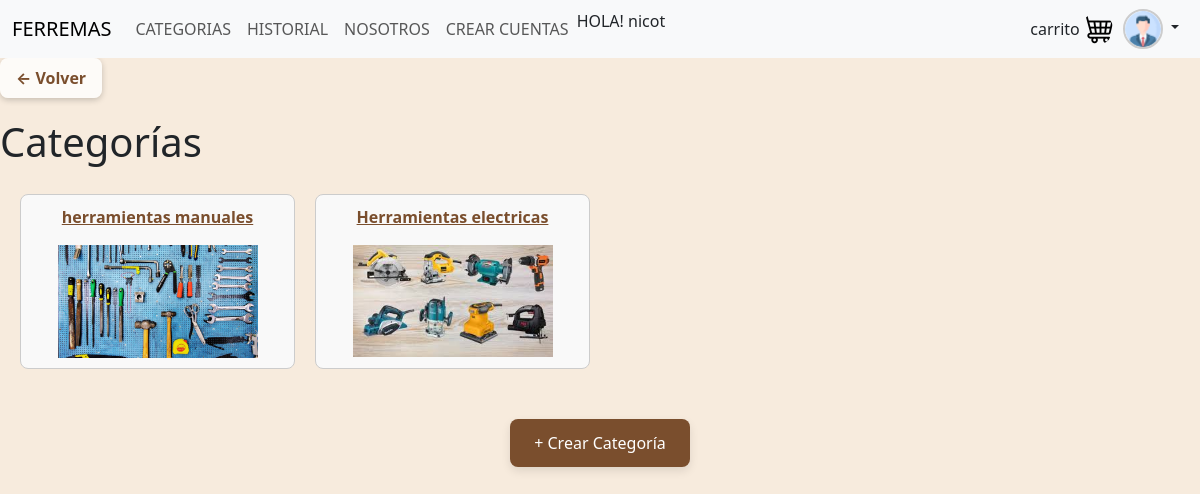
The page /Home/Categorias/ (signed in) on the database its author committed.
### task/models.py (models this page shows, shortened)
class Categoria(models.Model):
    nombrecat = models.CharField(max_length=100, unique=True)
    descripcion = models.TextField(blank=True)
    imagen = models.ImageField(upload_to='Categoriasimg/')
    user = models.ForeignKey('auth.User', on_delete=models.CASCADE, null=True)

### task/views.py (the view)
# urls.py: path('Home/Categorias/',views.lista_categoria, name='categorias'),
def lista_categoria(request):
    categorias=Categoria.objects.all()
    return render(request, 'categorias.html', {'categorias': categorias})

### task/Templates/categorias.html
{% extends 'navbar.html' %}
{% load static %}
{% block body %}
<link rel="stylesheet" href="{% static 'style.css' %}">
<a href="{% url 'Home' %}" class="btn-back">
    ← Volver
  </a>
<h1>Categorías</h1>
<div class="categoria-grid">
    {% for Categoria in categorias %}
        <div class="categoria-card">
            <a href="{% url 'detalle_categorias' Categoria.nombrecat %}" class="auth-form-title">
                <p>{{ Categoria.nombrecat }}</p>
                {% if Categoria.imagen %}
                    <img src="{{ Categoria.imagen.url }}" alt="Imagen de la categoría" width="200">
                {% else %}
                    <p>No hay imagen disponible</p>
                {% endif %}
            </a>
        </div>
    {% endfor %}
</div>
{% if user.is_superuser %}
    <div class="btn-crear-categoria-container">
        <a href="{% url 'Agregarcat' %}" class="btn-primario">+ Crear Categoría</a>
    </div>
{% endif %}
{% endblock %}

### task/Templates/navbar.html (shortened to what this page needs)
{% load static %}
<!DOCTYPE html>
<html lang="en">
  <head>
    <link
      href="https://cdn.jsdelivr.net/npm/bootstrap@5.3.6/dist/css/bootstrap.min.css"
      rel="stylesheet"
    />
    <link
      href="https://getbootstrap.com/docs/5.3/assets/css/docs.css"
      rel="stylesheet"
    />
    <link rel="stylesheet" href="{% static 'style.css' %}">
  </head>
  <body>
    <nav class="navbar navbar-expand-lg bg-body-tertiary">
      <div class="container-fluid">
        <a class="navbar-brand" href="/Home/">FERREMAS</a>
        <div class="collapse navbar-collapse" id="navbarSupportedContent">
          <ul class="navbar-nav me-auto mb-2 mb-lg-0">
              <li class="nav-item">
                <a class="nav-link" href="{% url 'categorias'   %}"> CATEGORIAS </a>
              </li>
              {% if user.is_authenticated %}
              <li class="nav-item">
                <a class="nav-link" href="{% url 'historial_compras' %}"> HISTORIAL </a>
              </li>
              {% endif %}
              <li class="nav-item">
                <a class="nav-link" href="{% url 'nosotros' %}">NOSOTROS</a>
              </li>
              {% if user.is_superuser %}
              <li class="nav-item">
                <a class="nav-link" href="{% url 'crearcuenta' %}" >CREAR CUENTAS</a>
              </li>
              {% endif %}
              <p> HOLA! {{ user.username }}</p>
          </ul>
        </div>
      carrito <div class="d-flex ms-auto">
          <a class="btn p-0 user-button me-2" href="{% url 'carrito' %}" role="button">
              <img src="{% static 'fotos/carrito.png' %}" alt="Perfil" class="rounded-circle">
            </a>
        </div>
        <div class="d-flex ms-auto">
          {% if user.is_authenticated %}
          <div class="dropdown">
            <a class="btn p-0 user-button me-2 dropdown-toggle" href="#" role="button" data-bs-toggle="dropdown" aria-expanded="false">
              <img src="{% static 'fotos/perfil.png' %}" alt="Perfil" class="rounded-circle user-icon">
            </a>
          </div>
          {% endif %}
        </div>
      </div>
    </nav>
{% block body %}
{% endblock  %}

### task/static/style.css (style rules this page uses)
body { background-color: #f7ebdd; background-size: cover; background-repeat: no-repeat; }
.user-icon { width: 40px; height: 40px; object-fit: cover; border-radius: 50%; border: 2px solid #ccc; transition: 0.3s ease; }
.auth-form-title { color: #7a4e2d; font-weight: bold; margin-bottom: 20px; }
.categoria-grid { display: grid; grid-template-columns: repeat(4, 1fr); gap: 20px; padding: 20px; }
.categoria-card { border: 1px solid #ccc; border-radius: 8px; padding: 10px; text-align: center; background-color: #f9f9f9; transition: transform 0.2s; }
.btn-back { font-weight: bold; color: #7a4e2d; background-color: rgba(255, 255, 255, 0.8); padding: 8px 16px; border-radius: 8px; box-shadow: 0 2px 6px rgba(0, 0, 0, 0.2); transition: background-color 0.3s ease; z-index: 10; margin-bottom: 20px; display: inline-block; text-decoration: none; }
.btn-crear-categoria-container { text-align: center; margin: 30px 0; }
.btn-primario { background-color: #7a4e2d; color: white; padding: 12px 24px; border: none; border-radius: 8px; font-size: 1em; text-decoration: none; display: inline-block; box-shadow: 0 4px 10px rgba(0,0,0,0.1); transition: background-color 0.3s ease, transform 0.2s ease; }

### rows shown on the page
Categoria: nombrecat "herramientas manuales", imagen (picture)
Categoria: nombrecat "Herramientas electricas", imagen (picture)

### other values the page prints
{{ user.username }} "nicot"
